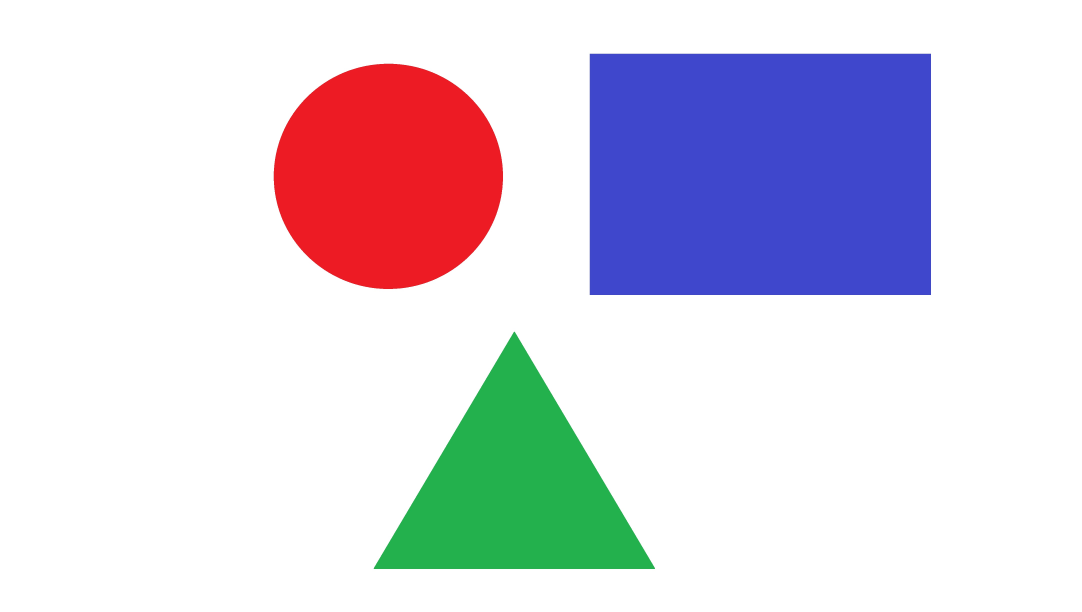
//> input picture opencv-template/imgs/Formas.jpg, 4328 x 2448 px, given in place of video.mjpg, which was not available (shown at 1/4 size)
$ ./practica01   (built with g++ and OpenCV 4)
//> lines starting //> are read from the running program, lines starting //| are printed output that depends on the picture; after the words box and inside, x2 and y2 are one past the last pixel; in counts of white or black regions, pixels touching at a corner belong together; pictures that were not available may be replaced by others from this repository, and a replacement may not be noted

#include <opencv2/core.hpp>
#include <opencv2/videoio.hpp>
#include <opencv2/highgui.hpp>
#include <opencv2/imgproc.hpp>
#include <iostream>
#include <stdio.h>
using namespace cv;
using namespace std;
int main(int, char **)
{
    Mat frame;
    VideoCapture cap("http://97.68.104.34/mjpg/video.mjpg", cv::CAP_ANY);

    Mat gray_scale;
    Mat binarizada;
    Mat rgbchannel[3];
    Mat green_chanel;
    vector<Mat> channels;
    Mat merge_image;

    if (!cap.isOpened())
    {
        cerr << "ERROR! Unable to open camera\n";
        return -1;
    }

    while (true)
    {
        // wait for a new frame from camera and store it into 'frame'
        cap.read(frame);
//> frame is the input picture: 2448 rows x 4328 cols, CV_8UC3; mean B, G, R 226.2, 214.2, 218.9
        // check if we succeeded
        if (frame.empty())
        {
            cerr << "ERROR! blank frame grabbed\n";
            break;
        }
        // show live and wait for a key with timeout long enough to show images
        resize(frame, frame, Size(640, 480), INTER_LINEAR);
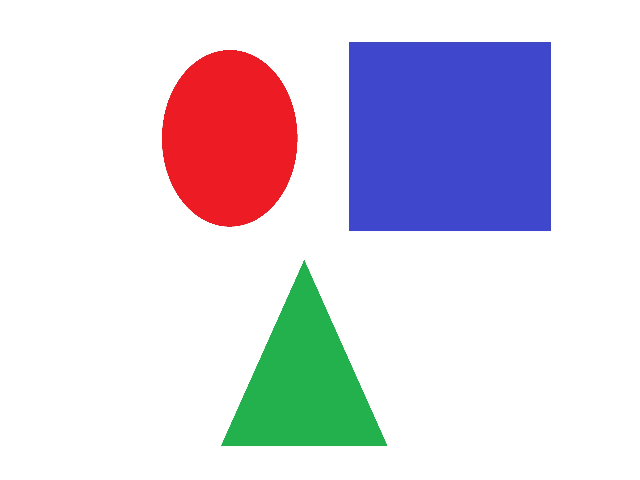
//> frame: 480 rows x 640 cols, CV_8UC3; mean B, G, R 226.2, 214.2, 218.9
        split(frame, rgbchannel);
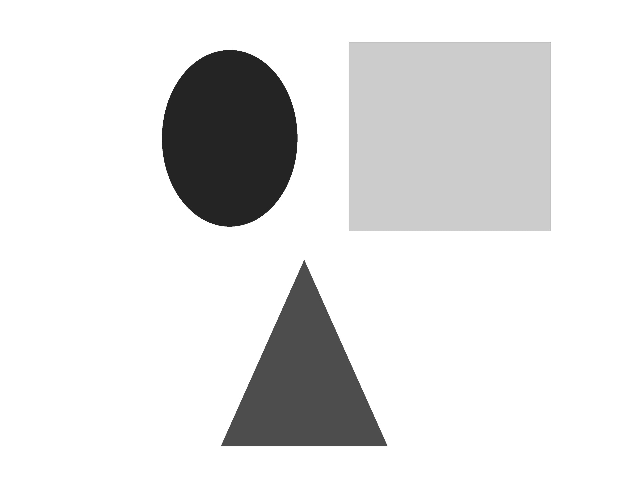
//> rgbchannel[0]: 480 rows x 640 cols, CV_8UC1; min 28, max 255, mean 226.2
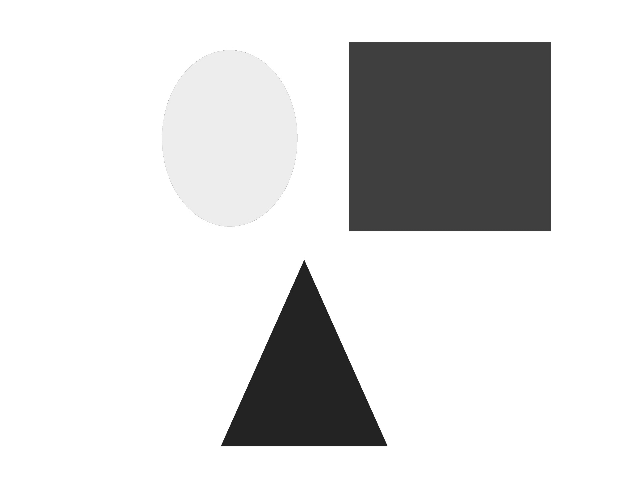
//> rgbchannel[2]: 480 rows x 640 cols, CV_8UC1; min 26, max 255, mean 218.9
        cvtColor(frame, gray_scale, COLOR_RGB2GRAY);
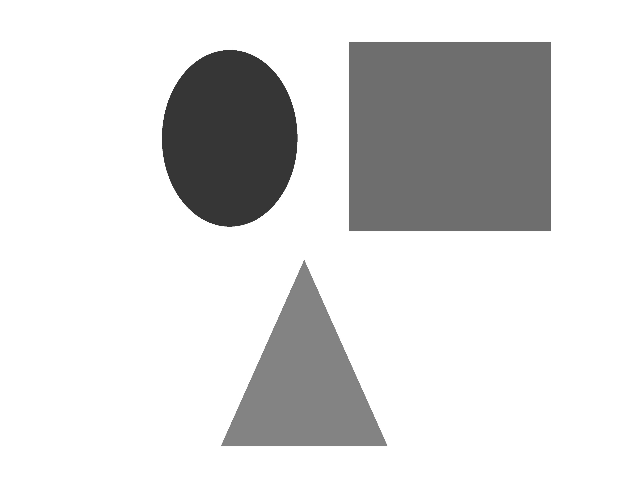
//> gray_scale: 480 rows x 640 cols, CV_8UC1; min 50, max 255, mean 218.4
        threshold(gray_scale, binarizada, 125, 255, THRESH_BINARY);
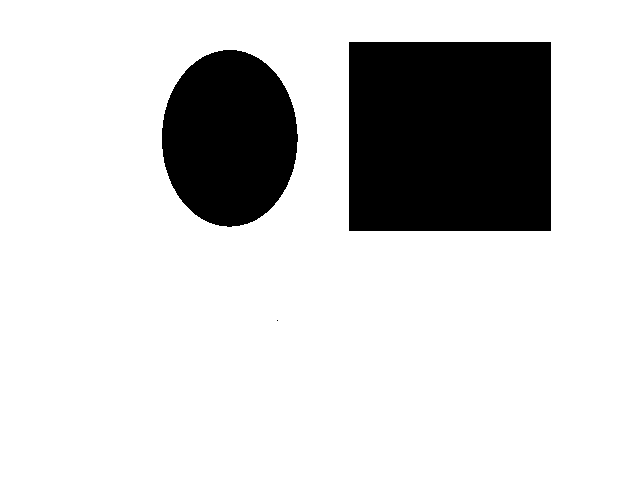
//> binarizada: 480 rows x 640 cols, CV_8UC1; 81.4% white; 3 black regions (1 under 20 px), largest, box (x1, y1, x2, y2) and area: (349, 42, 551, 231) 38178, (162, 50, 298, 227) 18807

        rgbchannel[1].copyTo(green_chanel);
        for (int i = 0; i < rgbchannel[1].rows; i++)
            for (int j = 0; j < rgbchannel[1].cols; j++)
                rgbchannel[1].at<uchar>(i, j) = 255 - rgbchannel[1].at<uchar>(i, j);
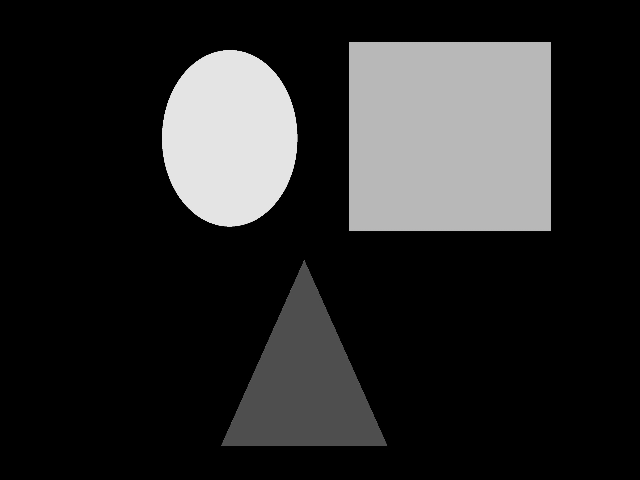
//> rgbchannel[1]: 480 rows x 640 cols, CV_8UC1; min 0, max 232, mean 40.8

        channels.push_back(rgbchannel[0]);
        channels.push_back(rgbchannel[1]);
        channels.push_back(rgbchannel[2]);
        merge(channels, merge_image);
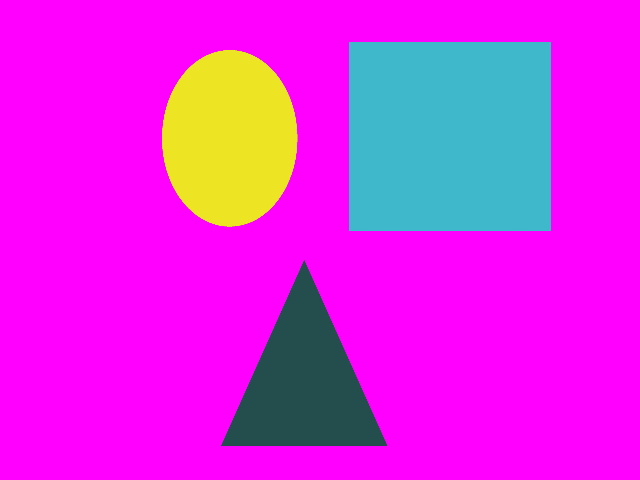
//> merge_image: 480 rows x 640 cols, CV_8UC3; mean B, G, R 226.2, 40.8, 218.9
        channels.clear();

        imshow("Redimensionado", frame);
        imshow("Escala de grises", gray_scale);
        imshow("Binarizada", binarizada);
        imshow("Canal Verde", green_chanel);
        imshow("Canal Verde invertido", rgbchannel[1]);
        imshow("Nueva imagen", merge_image);

        if (waitKey(5) >= 0)
//> the Esc key is pressed
            break;
    }
    cap.release();
    destroyAllWindows();
    return 0;
}
